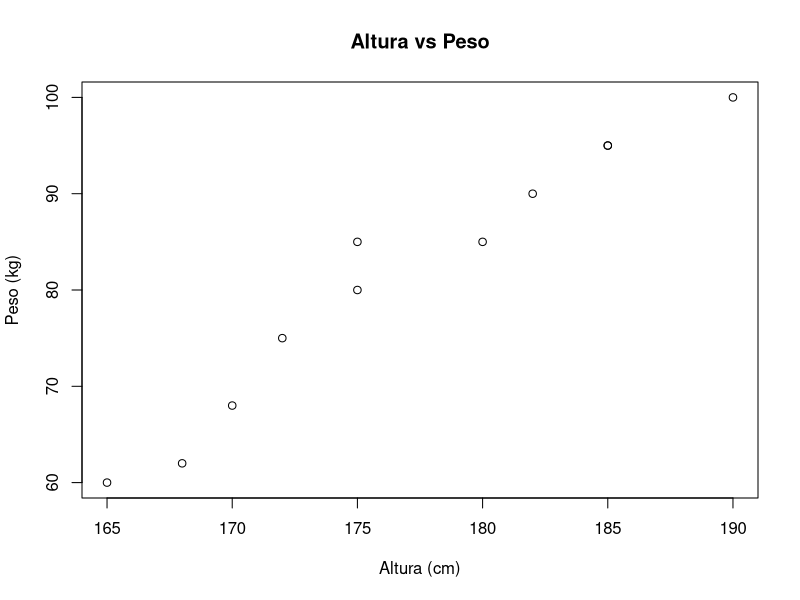
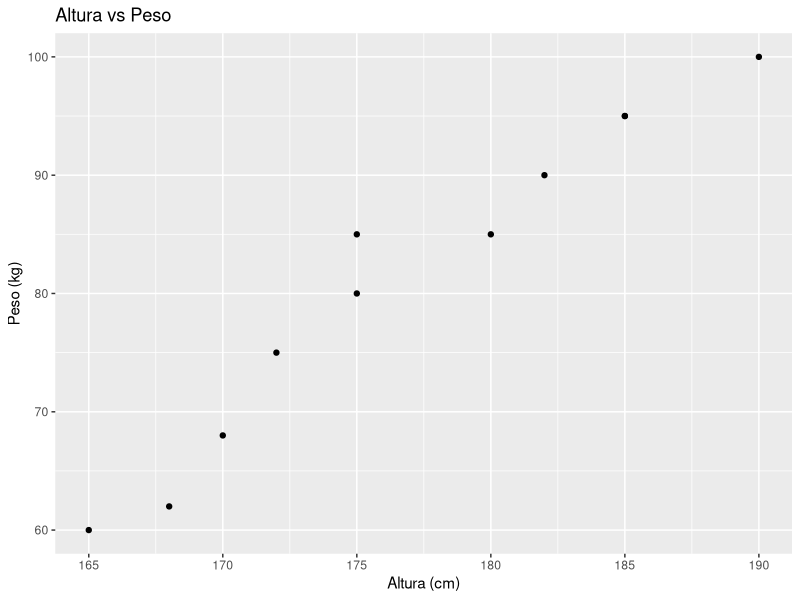
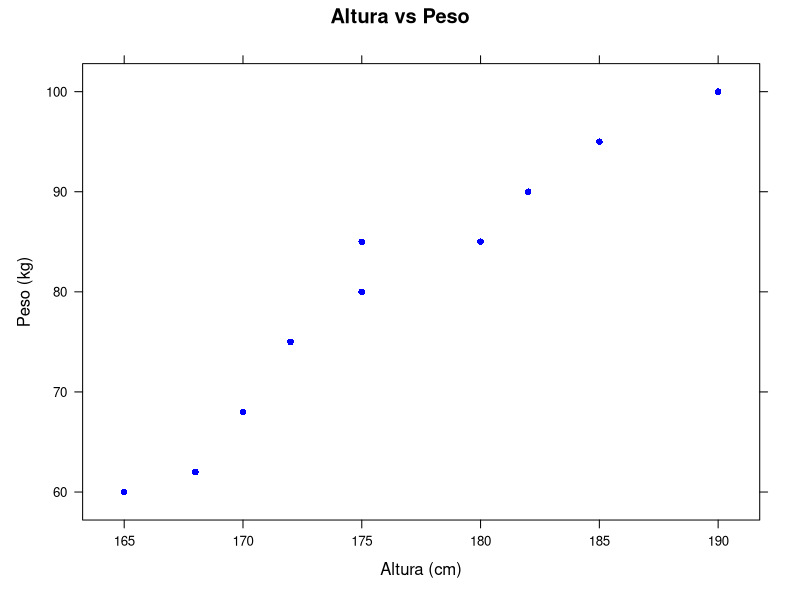
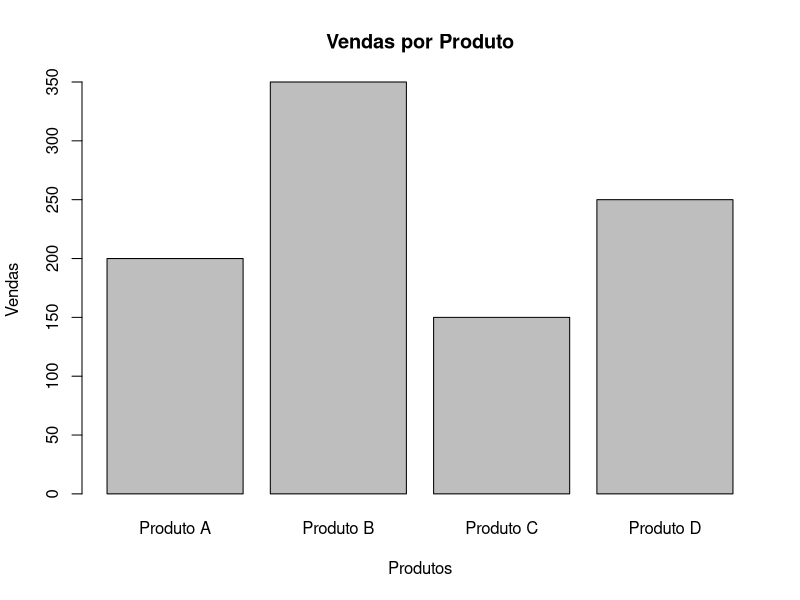
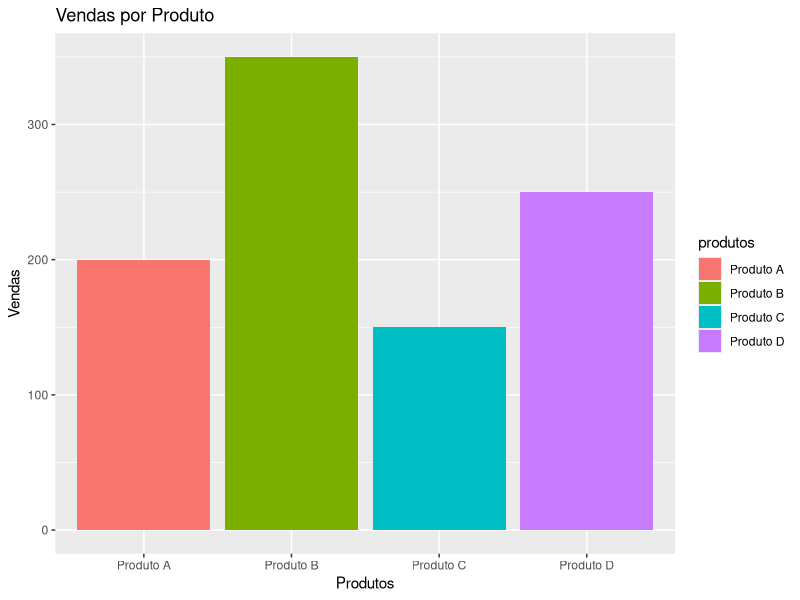
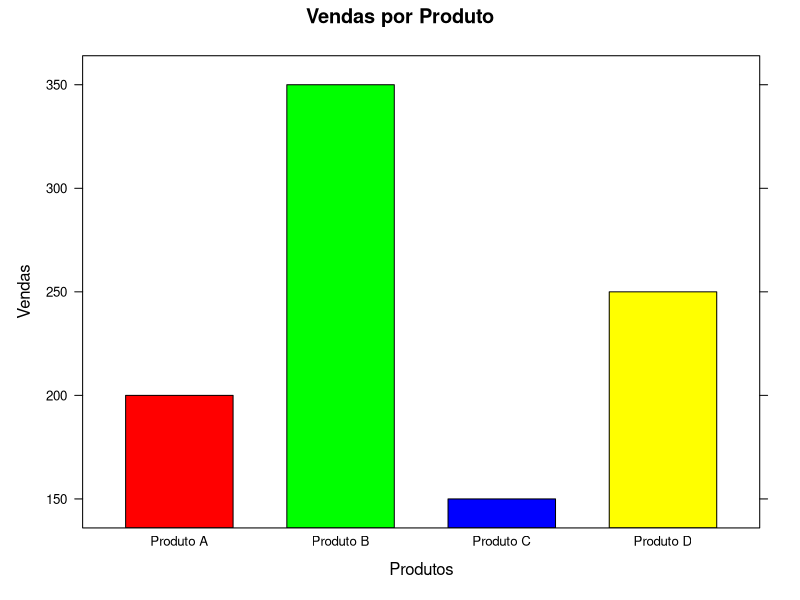
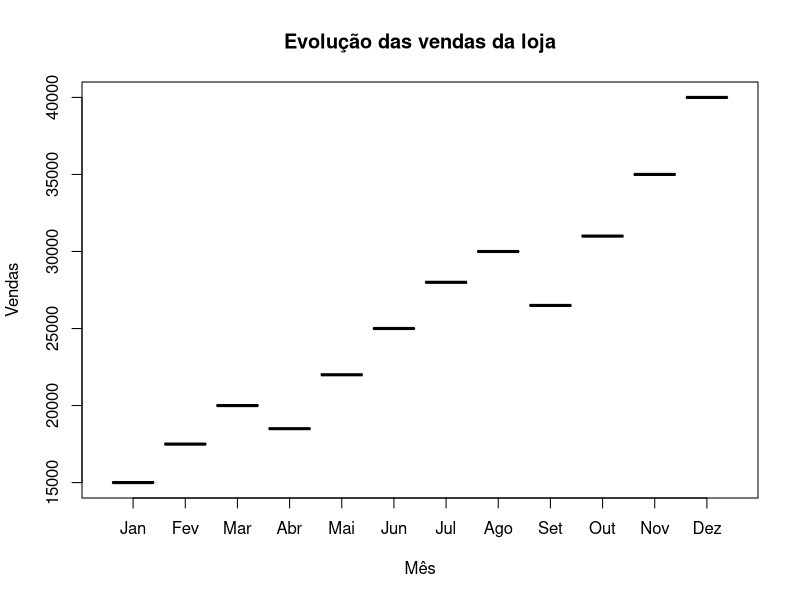
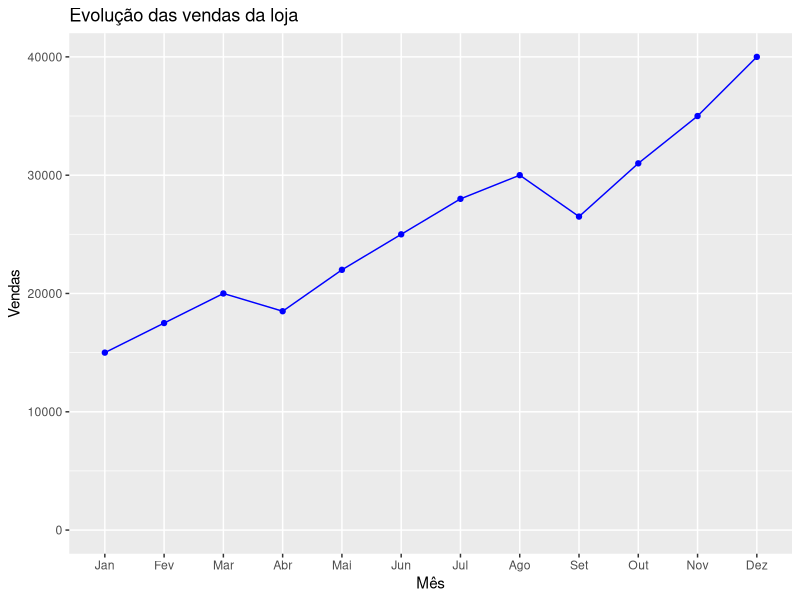

Recreate these plots in R, in order.
# Grafico Explicacao / Exemplos

setwd("C:/Users/Julia/Desktop/CienciaDeDados/1.Big-Data-Analytics-com-R-e-Microsoft-Azure-Machine-Learning/4.Linguagem-R-Graficos")
getwd()

# carregando pacotes
library(ggplot2)
library(lattice)


# *** Gráfico de dispersão (Scatter plot): ***
  
# - É um grafico que representa a relação entre duas variáveis numéricas. O eixo x é usado para representar uma variável,
#   enquanto o eixo y é usado para representar a outra variável. Cada ponto no gráfico representa uma observação e sua
#   posição no gráfico mostra a relação entre as duas variáveis.

# Exemplo: Vamos criar um gráfico de dispersão para visualizar a relação entre altura e peso de algumas pessoas:

altura <- c(165, 170, 168, 172, 175, 180, 182, 185, 190, 175, 185)
peso <- c(60, 68, 62, 75, 80, 85, 90, 95, 100, 85, 95)
dados <- data.frame(altura = altura, peso = peso)

# criar gráfico simples de dispersão
plot(dados$altura, dados$peso, main = "Altura vs Peso", xlab = "Altura (cm)", ylab = "Peso (kg)")

# com ggplot
ggplot(data = dados, aes(x = altura, y = peso)) +
  geom_point() +
  labs(title = "Altura vs Peso", x = 'Altura (cm)', y = 'Peso (kg)')

# com lattice
xyplot(data = dados, peso ~ altura, 
       main = "Altura vs Peso",
       xlab = "Altura (cm)", ylab = "Peso (kg)",
       pch = 16, col = "blue")




# *** Gráfico de barras (Bar plot) ***


# - É um grafico que representa a distribuição de uma variável categórica. O eixo x é usado para representar as categorias
#   e o eixo y é usado para representar a contagem ou proporção de cada categoria.

# Exemplo: Vamos criar um gráfico de barras para visualizar a quantidade de vendas por produto:

produtos <- c("Produto A", "Produto B", "Produto C", "Produto D")
vendas <- c(200, 350, 150, 250)
dados2 <- data.frame(produtos = produtos, vendas = vendas)

# criar simples gráfico de barras
barplot(dados2$vendas, names.arg = dados2$produtos, main = "Vendas por Produto", xlab = "Produtos", ylab = "Vendas")

# com ggplot
ggplot(data = dados2, aes(x = produtos, y = vendas, fill = produtos)) +
  geom_bar(stat = "identity") +
  labs(title = "Vendas por Produto", x = "Produtos", y = "Vendas")

# com lattice
barchart(vendas ~ produtos, data = dados2,
         main = "Vendas por Produto",
         xlab = "Produtos", ylab = "Vendas",
         col = c("red", "green", "blue", "yellow"))




# *** Gráfico de linhas (Line plot) ***


# - É um gráfico que representa a relação entre duas variáveis numéricas ao longo do tempo. O eixo x é usado para representar
#   o tempo e o eixo y é usado para representar a outra variável. Uma linha é desenhada conectando cada ponto no gráfico. 

# Exemplo: Vamos criar um gráfico de linhas para visualizar a evolução das vendas ao longo do tempo:

# criar dados de exemplo
meses <- c("Jan", "Fev", "Mar", "Abr", "Mai", "Jun", "Jul", "Ago", "Set", "Out", "Nov", "Dez")
vendas_loja <- c(15000, 17500, 20000, 18500, 22000, 25000, 28000, 30000, 26500, 31000, 35000, 40000)

dados_vendas <- data.frame(Meses = meses, Vendas_Loja = vendas_loja)

# criar gráfico de linhas simples
plot(dados_vendas$Vendas_Loja ~ factor(dados_vendas$Meses, level = meses), type = "o", col = "blue",
     main = "Evolução das vendas da loja", xlab = "Mês", ylab = "Vendas")

# com ggplot
ggplot(data = dados_vendas, aes(x = Meses, y = Vendas_Loja, group = 1)) + 
  geom_line(color = "blue") +
  geom_point(color = "blue") +
  labs(title = "Evolução das vendas da loja", x = "Mês", y = "Vendas") +
  scale_x_discrete(limits = meses) +
  scale_y_continuous(limits = c(0, 40000), breaks = seq(0, 40000, by = 10000))

# com lattice
xyplot(data = dados_vendas, Vendas_Loja ~ factor(dados_vendas$Meses, level = meses), 
       type = c("o", "p"), col.line = "blue", col.symbol = "blue",
       xlab = "Mês", ylab = "Vendas",
       scales = list(x = list(at = 1:12, labels = meses),
                     y = list(at = seq(0, 40000, by = 10000), labels = seq(0, 40000, by = 10000))),
       ylim = c(0, 40000),
       main = "Evolução das vendas da loja")




# *** Gráfico de caixa (Box plot) ***


# - É um grafico que representa a distribuição de uma variável numérica. O gráfico mostra a mediana, os quartis e os
#   outliers da distribuição.

# criando dados
set.seed(123) # definindo semente aleatória para reproduzibilidade
altura_homens <- rnorm(100, mean = 175, sd = 7) # altura de 100 homens com média de 175cm e desvio padrão de 7cm
altura_mulheres <- rnorm(100, mean = 162, sd = 6) # altura de 100 mulheres com média de 162cm e desvio padrão de 6cm
altura <- c(altura_homens, altura_mulheres) # combinando alturas de homens e mulheres em um único vetor
genero <- factor(rep(c("Homens", "Mulheres"), each = 100)) # criando um fator para indicar o gênero

dados_altura <- data.frame(Altura = altura, Genero = genero)

# criar grafico de caixa simples
boxplot(data = dados_altura, Altura ~ Genero, col = c("blue", "pink"),
        main = "Altura de Homens e Mulheres", xlab = "Gênero", ylab = "Altura (cm)")

# com ggplot
ggplot(data = dados_altura, aes(x = Genero, y = Altura, fill = Genero)) +
  geom_boxplot() +
  labs(title = "Altura de Homens e Mulheres", x = "Gênero", y = "Altura (cm)") +
  scale_fill_manual(values = c("blue", "pink"))

# com lattice
bwplot(data = dados_altura, Altura ~ Genero, 
       scales = list(y = list(relation = "free")), 
       xlab = "Gênero", ylab = "Altura (cm)", 
       main = "Altura de Homens e Mulheres",
       col = c("blue", "pink"))

